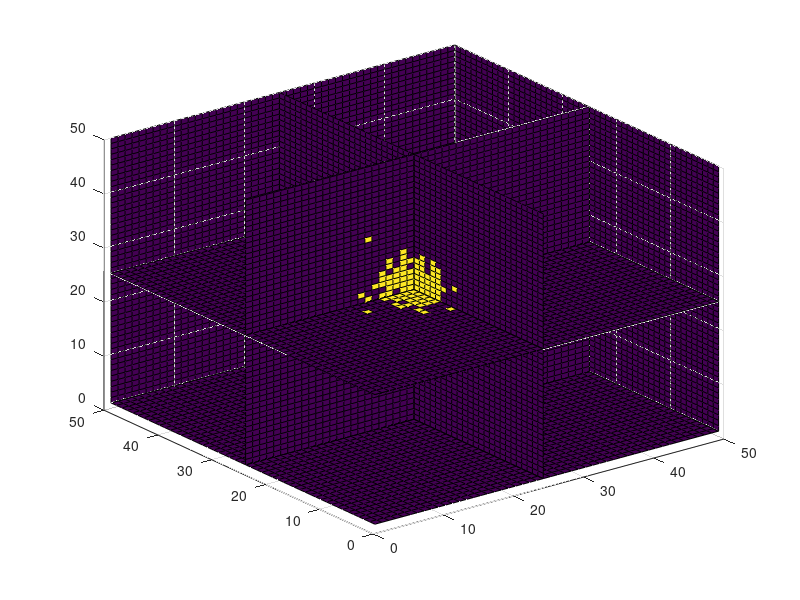

Write MATLAB code to recreate this figure.
numIt=input('Enter number of iterations > ');
x=50;
y=50;
z=50;
grid = zeros(x,y,z);

for a=20:30
    for b=20:30
        for c=20:30
            grid(a,b,c)=1;
        end
    end
end

for n=1:numIt
for i=2:x-1
    for j=2:y-2
        for k=2:z-2
             if ( grid(i,j,k)== 1 )
                grid(i,j,k)=0;
                
                r=rand(1);
             %Direction possibility #1
             if (r < 0.1666)
                if ( grid(i+1,j,k)==1 )
                    grid(i,j,k)=1;
                else
                    grid(i+1,j,k)=1;
                end
             end
             %Direction possibility #2
             if (r >= 0.1666 && r < 0.3332)
                if ( grid(i-1,j,k)==1 )
                    grid(i,j,k)=1;
                else
                    grid(i-1,j,k)=1;
                end
             end
             %Direction possibility #3
             if (r >= 0.3332 && r < 0.5000)
                if ( grid(i,j+1,k)==1 )
                    grid(i,j,k)=1;
                else
                    grid(i,j+1,k)=1;
                end
             end
             %Direction possibility #4
             if (r >= 0.5000 && r < 0.6666)
                if ( grid(i,j-1,k)==1 )
                    grid(i,j,k)=1;
                else
                    grid(i,j-1,k)=1;
                end
             end
             %Direction possibility #5
             if (r >= 0.6666 && r < 0.8333)
                if ( grid(i,j,k+1)==1 )
                    grid(i,j,k)=1;
                else
                    grid(i,j,k+1)=1;
                end
             end
             %Direction possibility #6
             if (r >= 0.8333)
                if ( grid(i,j,k-1)==1 )
                    grid(i,j,k)=1;
                else
                    grid(i,j,k-1)=1;
                end
             end
             
             else
                 
             end
        end
    end
end
%Plot
figure(1)
xslice = [25, 50]; % location of y-z planes
yslice = [25, 50]; % location of x-z plane
zslice = [1, 25]; % location of x-y planes
slice(grid,xslice,yslice,zslice)
drawnow
end